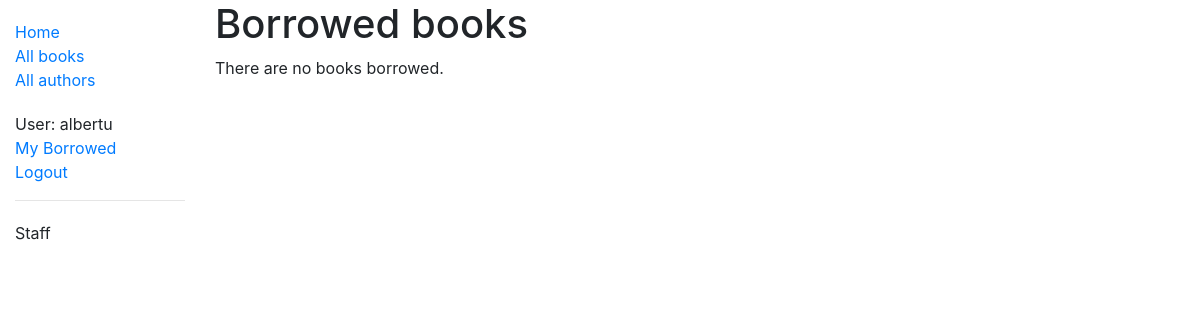
The page /catalog/mybooks/ (signed in) on the database as committed earlier.
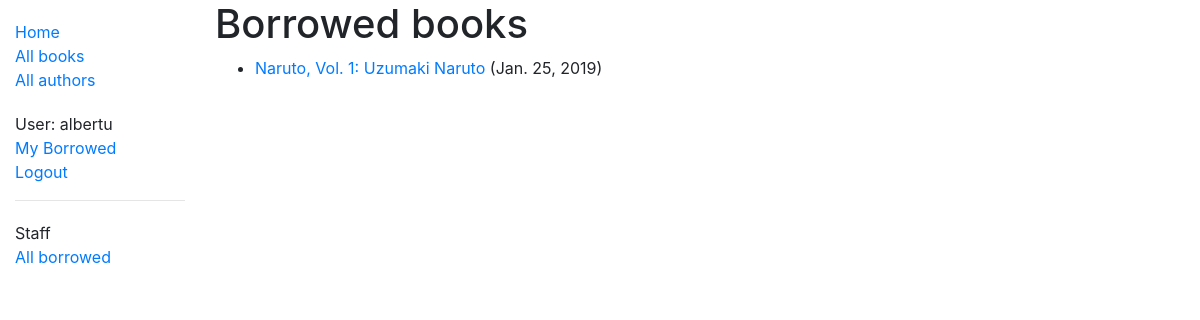
The same page on the database as committed later.
### catalog/models.py (models this page shows, shortened)
class BookInstance(models.Model):
    id = models.UUIDField(primary_key=True, default=uuid.uuid4, help_text='Unique ID for this particular book across whole library')
    book = models.ForeignKey('Book', on_delete=models.SET_NULL, null=True)
    imprint = models.CharField(max_length=200)
    due_back = models.DateField(null=True, blank=True)
    borrower = models.ForeignKey(User, on_delete=models.SET_NULL, null=True, blank=True)
    LOAN_STATUS = (
        ('m', 'Maintenance'),
        ('o', 'On loan'),
        ('a', 'Available'),
        ('r', 'Reserved'),
    )
    status = models.CharField(
        max_length=1,
        choices=LOAN_STATUS,
        blank=True,
        default='m',
        help_text='Book availability',
    )
    class Meta:
        ordering = ['due_back']

class Book(models.Model):
    title = models.CharField(max_length=200)
    author = models.ForeignKey('Author', on_delete=models.SET_NULL, null=True)
    summary = models.TextField(max_length=4000, help_text='Enter a brief description of the book')
    isbn = models.CharField('ISBN', max_length=13, help_text='13 Character <a href="https://www.isbn-international.org/content/what-isbn">ISBN number</a>')
    genre = models.ManyToManyField(Genre, help_text='Select a genre for this book')
    language = models.ManyToManyField(Language, help_text='Select a language for this book')
    def display_genre(self):
        """Create a string for the Genre. This is required to display genre in Admin."""
        return ', '.join(genre.name for genre in self.genre.all()[:3])
    display_genre.short_description = 'Genre'

### catalog/views.py (the view)
# urls.py: path('mybooks/', views.LoanedBooksByUserListView.as_view(), name='my-borrowed'),
class LoanedBooksByUserListView(LoginRequiredMixin, generic.ListView):
    model = BookInstance
    template_name = 'catalog/bookinstance_list_borrowed_user.html'
    paginate_by = 10
    def get_queryset(self):
        return BookInstance.objects.filter(borrower=self.request.user).filter(status__exact='o').order_by('due_back')

### catalog/templates/catalog/bookinstance_list_borrowed_user.html
{% extends "base_generic.html" %}
{% block content %}
    <h1>Borrowed books</h1>
    {% if bookinstance_list %}
    <ul>
      {% for bookinst in bookinstance_list %}
      <li class="{% if bookinst.is_overdue %}text-danger{% endif %}">
        <a href="{% url 'book-detail' bookinst.book.pk %}">{{bookinst.book.title}}</a> ({{ bookinst.due_back }})
      </li>
      {% endfor %}
    </ul>
    {% else %}
      <p>There are no books borrowed.</p>
    {% endif %}
{% endblock %}

### catalog/templates/base_generic.html (shortened to what this page needs)
<!DOCTYPE html>
<html lang="en">
<head>
  <link rel="stylesheet" href="https://stackpath.bootstrapcdn.com/bootstrap/4.1.3/css/bootstrap.min.css">
  {% load static %}
  <link rel="stylesheet" href="{% static 'css/styles.css' %}">
</head>
<body>
  <div class="container-fluid">
    <div class="row">
      <div class="col-sm-2">
        {% block sidebar %}
        <ul class="sidebar-nav">
          <li><a href="{% url 'index' %}">Home</a></li>
          <li><a href="{% url 'books' %}">All books</a></li>
          <li><a href="{% url 'authors' %}">All authors</a></li>
        </ul>
        <ul class="sidebar-nav">
         {% if user.is_authenticated %}
           <li>User: {{ user.get_username }}</li>
           <li><a href="{% url 'my-borrowed' %}">My Borrowed</a></li>
           <li><a href="{% url 'logout'%}?next={{request.path}}">Logout</a></li>
         {% else %}
           <li><a href="{% url 'login'%}?next={{request.path}}">Login</a></li>
         {% endif %}
        </ul>
         {% if user.is_staff %}
         <hr />
         <ul class="sidebar-nav">
         <li>Staff</li>
         {% if perms.catalog.can_mark_returned %}
         <li><a href="{% url 'Librarian-unique' %}">All borrowed</a></li>
         {% endif %}
         </ul>
          {% endif %}
      {% endblock %}
        </div>
      <div class="col-sm-10 ">{% block content %}{% endblock %}
      </div>
    </div>
  </div>
</body>
</html>

Rows that differ between the two databases and show on the page:
now on this page (row edited): BookInstance: book "Naruto, Vol. 1: Uzumaki Naruto", due_back "Jan. 25, 2019"
Other text that changed with them:
text no longer shown: "There are no books borrowed."
text now shown: "All borrowed"
